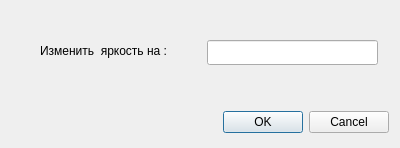
<?xml version="1.0" encoding="UTF-8"?>
<ui version="4.0">
 <class>BrightWindow</class>
 <widget class="QDialog" name="BrightWindow">
  <property name="geometry">
   <rect>
    <x>0</x>
    <y>0</y>
    <width>400</width>
    <height>148</height>
   </rect>
  </property>
  <property name="windowTitle">
   <string>Яркость</string>
  </property>
  <widget class="QDialogButtonBox" name="buttonBox">
   <property name="geometry">
    <rect>
     <x>220</x>
     <y>110</y>
     <width>169</width>
     <height>25</height>
    </rect>
   </property>
   <property name="standardButtons">
    <set>QDialogButtonBox::Cancel|QDialogButtonBox::Ok</set>
   </property>
  </widget>
  <widget class="QLabel" name="label">
   <property name="geometry">
    <rect>
     <x>40</x>
     <y>42</y>
     <width>171</width>
     <height>17</height>
    </rect>
   </property>
   <property name="text">
    <string>Изменить  яркость на :</string>
   </property>
  </widget>
  <widget class="QLineEdit" name="bright_edit">
   <property name="geometry">
    <rect>
     <x>207</x>
     <y>40</y>
     <width>171</width>
     <height>25</height>
    </rect>
   </property>
  </widget>
 </widget>
 <resources/>
 <connections/>
</ui>
